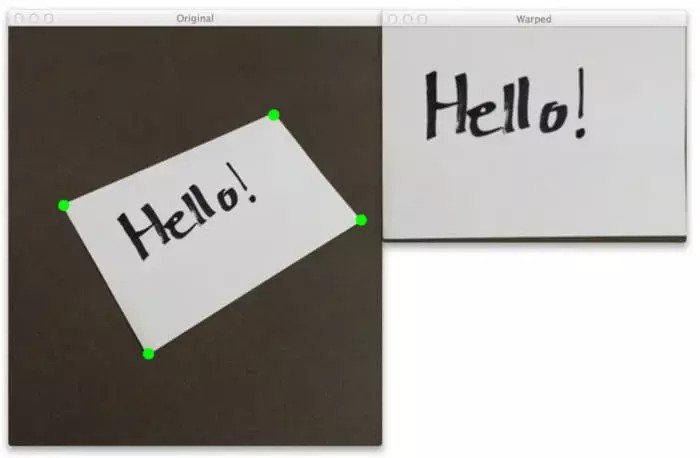
#> input picture segmentation/images/re-view.jpg, 700 x 458 px
$ python -i segmentation.py   (imports and definitions only)   (older library calls are emulated)
#> lines starting #> are read from the running program, lines starting #| are printed output that depends on the picture; after the words box and inside, x2 and y2 are one past the last pixel; in counts of white or black regions, pixels touching at a corner belong together
import cv2
import os
import numpy as np
from matplotlib import pyplot as plt

#merges overlapping contours into one character
def mergecontours(imageResult, thresh, minX, minY, maxX, maxY, im2):
    charCopy = np.zeros((44, 24))
    # draw the rectangle
    char = thresh[minY - 35:maxY + 35, minX - 5:maxX + 5]
    char = cv2.resize(char, (20, 40))

    cv2.rectangle(im2, (minX - 5, minY - 40), (maxX + 5, maxY + 40), (0, 255, 0), 2)
    char = cv2.bitwise_not(char)

    charCopy[2:42, 2:22] = char
    charCopy[0:2, :] = 0
    charCopy[:, 0:2] = 0
    charCopy[42:44, :] = 0
    charCopy[:, 22:24] = 0
    imageResult.append(charCopy)

def segmentCharacters(path):

    #preprocessing on original image to be ready to get all contours
#> called with path = 'images/re-view.jpg'
    gray = cv2.imread(path, 0)
#> gray: shape (458, 700); min 0, max 255, mean 159.4
    gray = cv2.resize(gray, (200, 100))
#> gray: shape (100, 200)
    gray = cv2.resize(gray, None, fx=3, fy=3, interpolation=cv2.INTER_CUBIC)
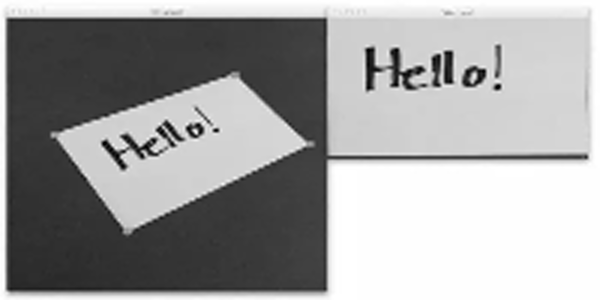
#> gray: shape (300, 600); min 0, max 255, mean 159.7
    blur = cv2.GaussianBlur(gray, (5, 5), 0)
    ret, thresh = cv2.threshold(gray, 0, 255, cv2.THRESH_OTSU | cv2.THRESH_BINARY_INV)
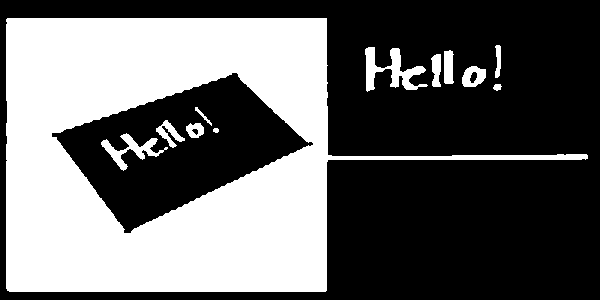
#> thresh: shape (300, 600); 40% white; 12 white regions, largest, box (x1, y1, x2, y2) and area: (6, 18, 588, 292) 68368, (365, 47, 428, 92) 1127, (101, 133, 168, 171) 739
#> ret = 142
    rect_kern = cv2.getStructuringElement(cv2.MORPH_RECT, (3, 3))
    dilation = cv2.dilate(thresh, rect_kern, iterations=1)
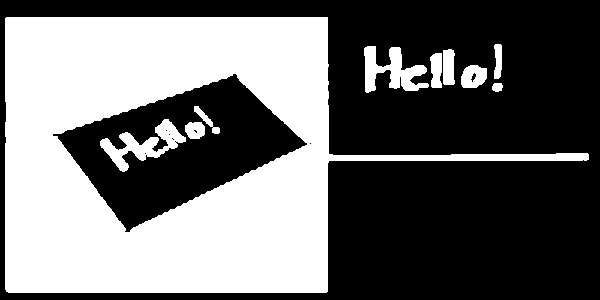
#> dilation: shape (300, 600); 42.3% white; 10 white regions
    # cv2.imshow("", dilation)

    # find all contours
    try:
        contours, hierarchy = cv2.findContours(dilation, cv2.RETR_TREE, cv2.CHAIN_APPROX_SIMPLE)
#> contours = 20 contours, 8 with area under 20; largest, box (x1, y1, x2, y2) and area: (5, 17, 589, 293) 90064, (52, 73, 308, 233) 20244, (100, 119, 186, 172) 1436, (364, 46, 429, 93) 1360, (461, 65, 487, 88) 450
    except:
        ret_img, contours, hierarchy = cv2.findContours(dilation, cv2.RETR_EXTERAL, cv2.CHAIN_APPROX_SIMPLE)
    #sort largest 10 contours by area
    Contourss = sorted(contours, key=cv2.contourArea, reverse=True)[:10]
#> Contourss = 10 contours; largest, box (x1, y1, x2, y2) and area: (5, 17, 589, 293) 90064, (52, 73, 308, 233) 20244, (100, 119, 186, 172) 1436, (364, 46, 429, 93) 1360, (461, 65, 487, 88) 450
    # create copy of image
    im2 = gray.copy()
    imageResult = []  #list that carries segmented characters to be sent to recognition model
    listOfContours = []  #list that carries x coordinates of each contour to help ordering them (from left to right)

    #dictionary of key:contour number and value :list of cooridinates of this contour
    #helps in detecting overlapping contours
    contourDictionary = {}
    contourCoordinates = []
    contourNumber = -1

    # loop through all contours and filter them to find the required characters

    for cnt in Contourss:
        x, y, w, h = cv2.boundingRect(cnt)
        height, width = im2.shape
        # if height of contour is less than 50 pixels then filter it
        if float(h) < 50:
            continue
        ratio = h / float(w)
        area = h * w
        # if width of contour is more than 90 pixels then filter it
        if float(w) > 90:
            continue
        # if area of contour is less than 1000 pixels then filter it
        if area < 1000:
            continue
        # if ratio between contour's height and width is more than 7.5 then filter it
        if ratio > 7.5:
            continue
        # if x coordinate of contour located in first 11 pixels then skip it
        # if x < 12:
        #     continue
        # if x coordinate of contour located in last 35 pixels then skip it
        if x > 565:
            continue
        # if y coordinate of contour located in first 75 pixels then skip it
        if y < 75:
            continue
        listOfContours.append(x)

        #fill contourDictionary
        xmax = x + w
        ymax = y + h
        contourNumber += 1
        contourCoordinates = [x, y, xmax, ymax]
        contourDictionary[contourNumber] = contourCoordinates

        charCopy = np.zeros((44, 24))
        # draw the rectangle surrounding the contour
        char = thresh[y - 35:y + h + 35, x - 5:x + w + 5]

        #crop characters into small images to be sent to recognition model
        try:
            char = cv2.resize(char, (20, 40))
        except Exception:
            continue

        cv2.rectangle(im2, (x - 5, y - 40), (x + w + 5, y + h + 40), (0, 255, 0), 2)
        char = cv2.bitwise_not(char)

        charCopy[2:42, 2:22] = char
        charCopy[0:2, :] = 0
        charCopy[:, 0:2] = 0
        charCopy[42:44, :] = 0
        charCopy[:, 22:24] = 0
        imageResult.append(charCopy)
#> this loop made 10 passes
#> (x, y, w, h) on passes 4 to 10: (364, 46, 65, 47), (461, 65, 26, 23), (443, 49, 12, 36), (430, 53, 12, 35), (185, 122, 20, 17), (494, 44, 8, 35), (194, 106, 26, 28)
#> (x, y, w, h, ratio, area) on passes 1 to 2: (5, 17, 584, 276, 0.473, 161184), (52, 73, 256, 160, 0.625, 40960)
#> pass 3, in segmentCharacters, `char = thresh[y - 35:y + h + 35, x - 5:x + w + 5]`:
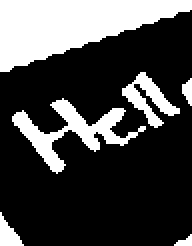
#> char: shape (123, 96) (shown 2 times larger); 27.3% white; 6 white regions, box (x1, y1, x2, y2) and area: (0, 0, 96, 36) 1983, (6, 49, 73, 87) 739, (61, 36, 90, 64) 313, (0, 106, 12, 123) 107, (91, 39, 96, 53) 46, (87, 117, 96, 123) 30
#> pass 3, in segmentCharacters, `char = cv2.bitwise_not(char)`:
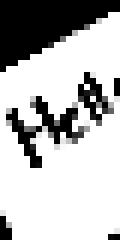
#> char: shape (40, 20) (shown 6 times larger); min 0, max 255, mean 184.4
#> after the loop:
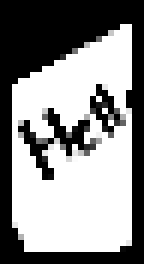
#> charCopy: shape (44, 24) float64 (shown 6 times larger); min 0, max 255, mean 139.7
#> after the loop:
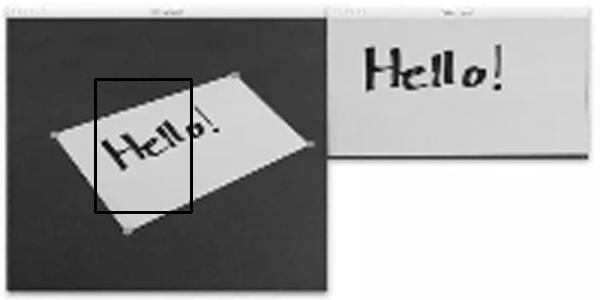
#> im2: shape (300, 600); 0.76% of pixels changed, all inside (x1, y1, x2, y2) = (94, 78, 193, 214)
#> after the loop, contourDictionary = {0: [100, 119, 186, 172]}; contourNumber = 0; imageResult = 1 item; listOfContours = [100]

    # overlapping contours detection

    todelete = []#list to delete contours replaced by new generated contour
    for ii in contourDictionary:
        for jj in contourDictionary:

            # dimensions of intersecting part between overlapping contours
            maxYintersect = min(contourDictionary[jj][3], contourDictionary[ii][3])
            minYintersect = max(contourDictionary[jj][1], contourDictionary[ii][1])
            maxXintersect = min(contourDictionary[jj][2], contourDictionary[ii][2])
            minXintersect = max(contourDictionary[jj][0], contourDictionary[ii][0])
            overlaparea = ((maxXintersect + 5) - (minXintersect - 5)) * ((maxYintersect + 35) - (minYintersect - 35))

            # dimensions of new generated contour from the two overlapping contours
            maxYmerge = max(contourDictionary[jj][3], contourDictionary[ii][3])
            minYmerge = min(contourDictionary[jj][1], contourDictionary[ii][1])
            maxXmerge = max(contourDictionary[jj][2], contourDictionary[ii][2])
            minXmerge = min(contourDictionary[jj][0], contourDictionary[ii][0])

            if ii == jj: # avoid comparing a contour with itself
                continue
            # overlap detection
            if contourDictionary[jj][3] + 35 > contourDictionary[ii][1] - 35 and \
                    contourDictionary[ii][3] + 35 > contourDictionary[jj][1] - 35:
                if contourDictionary[jj][2] + 5 > contourDictionary[ii][0] - 5 and \
                        contourDictionary[ii][2] + 5 > contourDictionary[jj][0] - 5:
                    if contourDictionary[ii][0] == contourDictionary[jj][0]:
                        contourDictionary[jj][0] += 1
                    if contourDictionary[ii][0] - contourDictionary[jj][0] > 0:
                        if overlaparea > 1500:# if area of intersction is less than 1500 ,so it's most likely they're
                            # different characters with overlapping contours, so we don't merge them

                            # merge the two overlappng contours into one big contour
                            mergecontours(imageResult, thresh, minXmerge, minYmerge, maxXmerge, maxYmerge, im2)

                            #add new generated contour's x coordinate to be put in it's right order
                            listOfContours.append(minXmerge)
                            # add overlapping contours to a list to be deleted
                            todelete.append(ii)
                            todelete.append(jj)
#> this loop made 1 pass
#> after the loop, todelete = []

    # sort list of merged contours reversly to be deleted right without conflicts
    todelete.sort(reverse=True)

    for deletee in todelete:
        del listOfContours[deletee]
        del imageResult[deletee]
#> this loop made 0 passes

    indices = sorted(range(len(listOfContours)), key=lambda k: listOfContours[k])
#> indices = [0]
    imageResultCopy = []

    for index in indices:
        if index < len(imageResult):
            imageResultCopy.append(imageResult[index])  # stores character images according to their index
#> after the loop, imageResultCopy = 1 item

    imageResult = np.array(imageResultCopy)
    imageResultCopy.clear()
    #return list of cropped characters images to be recognized in recognition model
    return imageResult

>>> result = segmentCharacters('images/re-view.jpg')
